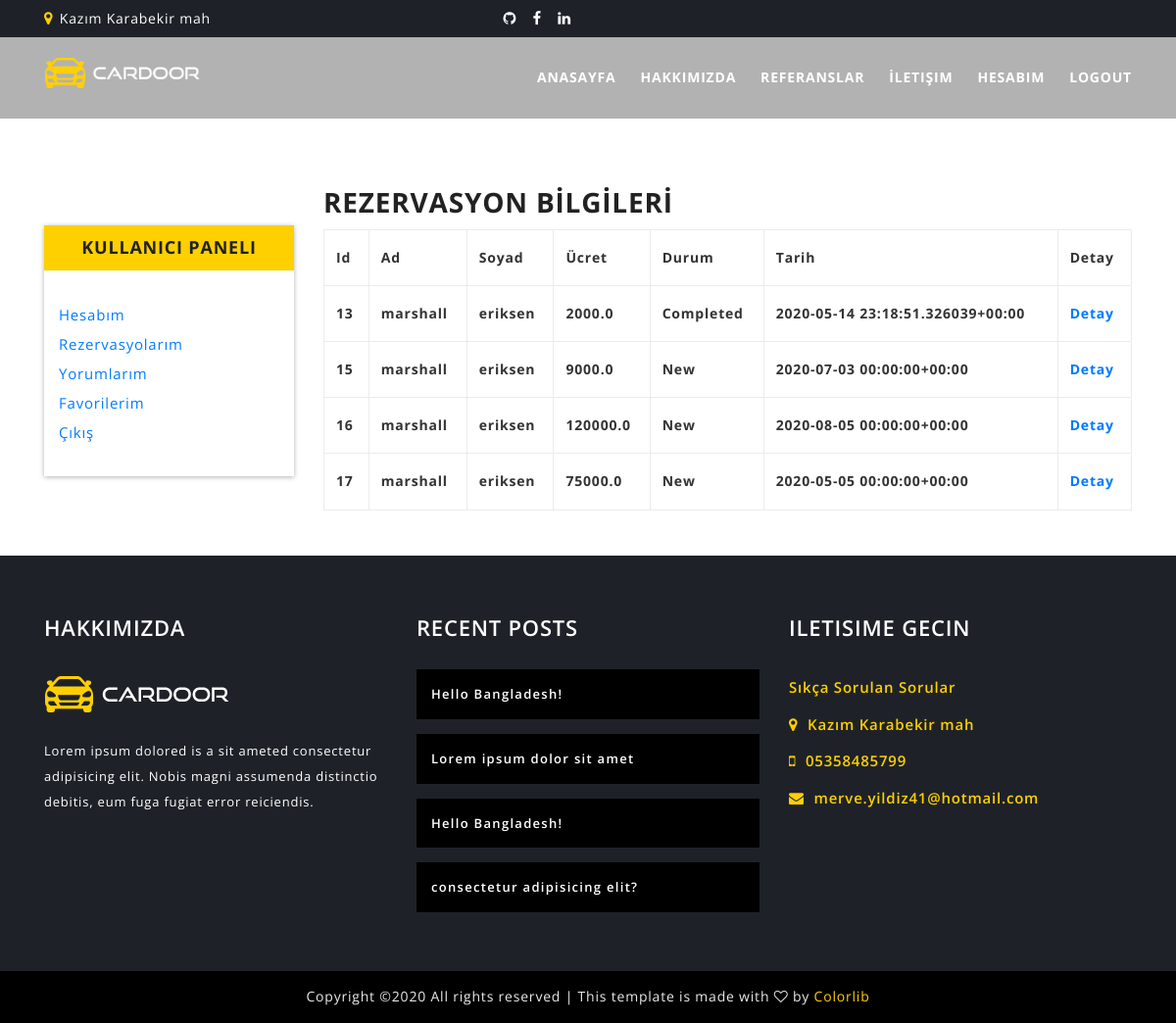
The page /user/orders/ (signed in) on the database as committed earlier.
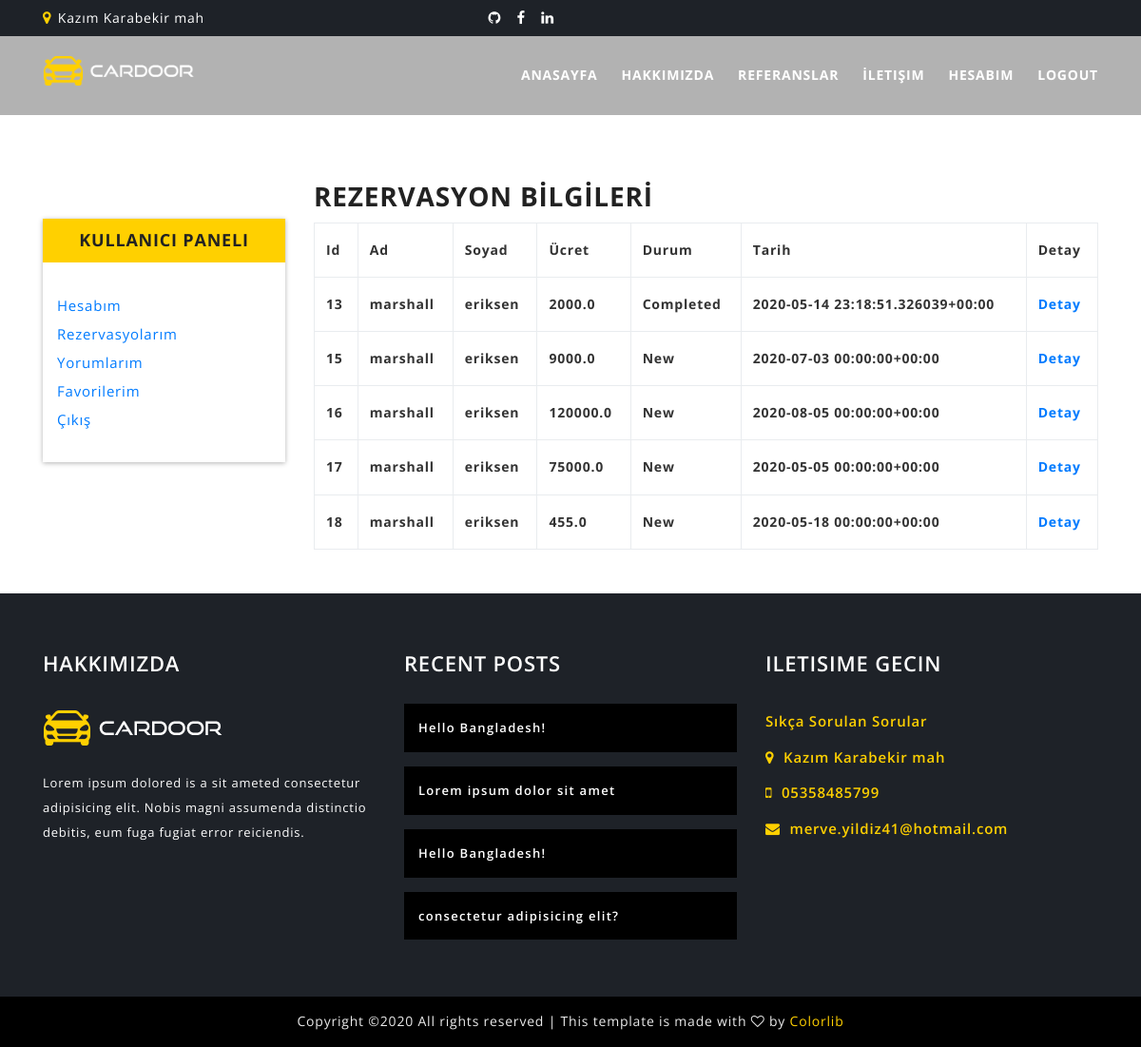
The same page on the database as committed later.
### home/models.py (models this page shows, shortened)
class Order(models.Model):
    STATUS = (
        ('New', 'New'),
        ('Accepted', 'Accepted'),
        ('Preaparing', 'Preparing'),
        ('OnShipping', 'OnShipping'),
        ('Completed', 'Completed'),
        ('Canceled', 'Canceled'),
    )
    user = models.ForeignKey(User, on_delete=models.SET_NULL, null=True)
    code = models.CharField(max_length=10, editable=False)  # üye olmayanlar bu ko ile siparişini takip edecek
    first_name = models.CharField(max_length=10)
    last_name = models.CharField(max_length=10)
    phone = models.CharField(blank=True, max_length=20)
    address = models.CharField(blank=True, max_length=150)
    city = models.CharField(blank=True, max_length=20)
    country = models.CharField(max_length=20, blank=True)
    date_start = models.CharField(max_length=30)
    date_end = models.CharField(max_length=30)
    quatity =models.CharField(max_length=30)
    car_id = models.IntegerField()
    total =models.CharField(max_length=30)
    status = models.CharField(max_length=10, choices=STATUS, default='New')
    ip = models.CharField(blank=True, max_length=20)
    adminnote = models.CharField(blank=True, max_length=100)
    create_at = models.DateTimeField(auto_now_add=True)
    update_at = models.DateTimeField(auto_now_add=True)

### user/views.py (the view)
# urls.py: path('orders/', views.orders, name='orders'),
@login_required(login_url='/login')  # check login
def orders(request):
    category = Category.objects.all()
    setting = Setting.objects.get(pk=1)
    current_user = request.user
    orders = Order.objects.filter(user_id=current_user)
    context = {'category': category, 'orders': orders,'setting': setting}
    return render(request, 'user_orders.html', context)

### user/templates/user_orders.html (shortened to what this page needs)
{% extends "homebase.html" %}
{% block body %}
    {% load static %}
    <section id="about-area" class="section-padding">
        <div class="container" style="margin-top:140px">
            <div class="row">
                {% include "user_panel.html" %}
                <div class="col-lg-9">
                    <div class="about-content">
                        <h3 style="margin: 20px 0px 10px 0px">REZERVASYON BİLGİLERİ</h3>
                        <table class="table table-bordered">
                            <tr>
                                <th>Id</th>
                                 <th>Ad</th>
                                 <th>Soyad</th>
                                <th>Ücret</th>
                                <th>Durum</th>
                                <th>Tarih</th>
    <th>Detay</th>
                            </tr>
                            {% for rs in orders %}
                            <tr>
                                <th>{{ rs.id }}</th>
                             <th>{{ rs.first_name }}</th>
                             <th>{{ rs.last_name }}</th>
                             <th>{{ rs.total }}</th>
                                <th>{{ rs.status }}</th>
                             <th>{{ rs.date_start }}</th>
                                <th><a  href="/user/orderdetail/{{ rs.id }}">Detay</a></th>
                            </tr>
{% endfor %}
                        </table>
                    </div>
                </div>
            </div>
        </div>
    </section>
{% endblock %}

Rows that differ between the two databases and show on the page:
added Order: id "18", first_name "marshall", last_name "eriksen", total "455.0", status "New", date_start "2020-05-18 00:00:00+00:00"
